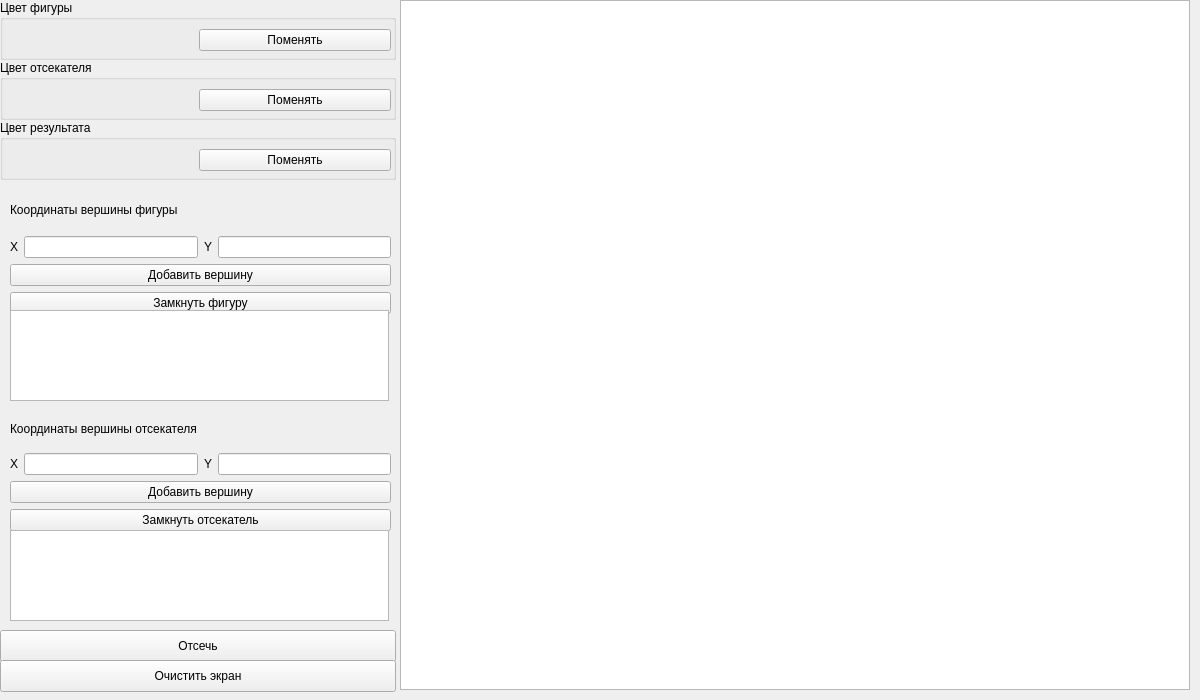
<?xml version="1.0" encoding="UTF-8"?>
<ui version="4.0">
 <class>MainWindow</class>
 <widget class="QMainWindow" name="MainWindow">
  <property name="geometry">
   <rect>
    <x>0</x>
    <y>0</y>
    <width>1200</width>
    <height>700</height>
   </rect>
  </property>
  <property name="windowTitle">
   <string>MainWindow</string>
  </property>
  <widget class="QWidget" name="centralwidget">
   <widget class="QGraphicsView" name="graphicsView">
    <property name="geometry">
     <rect>
      <x>400</x>
      <y>0</y>
      <width>790</width>
      <height>690</height>
     </rect>
    </property>
    <property name="minimumSize">
     <size>
      <width>740</width>
      <height>690</height>
     </size>
    </property>
   </widget>
   <widget class="QGroupBox" name="groupBox">
    <property name="geometry">
     <rect>
      <x>0</x>
      <y>0</y>
      <width>396</width>
      <height>60</height>
     </rect>
    </property>
    <property name="maximumSize">
     <size>
      <width>16777215</width>
      <height>60</height>
     </size>
    </property>
    <property name="title">
     <string>Цвет фигуры</string>
    </property>
    <widget class="QWidget" name="horizontalLayoutWidget_2">
     <property name="geometry">
      <rect>
       <x>0</x>
       <y>20</y>
       <width>391</width>
       <height>41</height>
      </rect>
     </property>
     <layout class="QHBoxLayout" name="horizontalLayout_2">
      <item>
       <widget class="QWidget" name="figure_color_preview" native="true"/>
      </item>
      <item>
       <widget class="QPushButton" name="btn_figure_color_change">
        <property name="text">
         <string>Поменять</string>
        </property>
       </widget>
      </item>
     </layout>
    </widget>
   </widget>
   <widget class="QGroupBox" name="groupBox_2">
    <property name="geometry">
     <rect>
      <x>0</x>
      <y>60</y>
      <width>396</width>
      <height>60</height>
     </rect>
    </property>
    <property name="maximumSize">
     <size>
      <width>16777215</width>
      <height>60</height>
     </size>
    </property>
    <property name="title">
     <string>Цвет отсекателя</string>
    </property>
    <widget class="QWidget" name="horizontalLayoutWidget_3">
     <property name="geometry">
      <rect>
       <x>0</x>
       <y>20</y>
       <width>391</width>
       <height>41</height>
      </rect>
     </property>
     <layout class="QHBoxLayout" name="horizontalLayout_3">
      <item>
       <widget class="QWidget" name="clip_color_preview" native="true"/>
      </item>
      <item>
       <widget class="QPushButton" name="btn_clip_color_change">
        <property name="text">
         <string>Поменять</string>
        </property>
       </widget>
      </item>
     </layout>
    </widget>
   </widget>
   <widget class="QPushButton" name="btn_cut">
    <property name="geometry">
     <rect>
      <x>0</x>
      <y>630</y>
      <width>396</width>
      <height>32</height>
     </rect>
    </property>
    <property name="text">
     <string>Отсечь</string>
    </property>
   </widget>
   <widget class="QPushButton" name="btn_clear">
    <property name="geometry">
     <rect>
      <x>0</x>
      <y>660</y>
      <width>396</width>
      <height>32</height>
     </rect>
    </property>
    <property name="text">
     <string>Очистить экран</string>
    </property>
   </widget>
   <widget class="QGroupBox" name="groupBox_3">
    <property name="geometry">
     <rect>
      <x>0</x>
      <y>120</y>
      <width>396</width>
      <height>60</height>
     </rect>
    </property>
    <property name="maximumSize">
     <size>
      <width>16777215</width>
      <height>60</height>
     </size>
    </property>
    <property name="title">
     <string>Цвет результата</string>
    </property>
    <widget class="QWidget" name="horizontalLayoutWidget_4">
     <property name="geometry">
      <rect>
       <x>0</x>
       <y>20</y>
       <width>391</width>
       <height>41</height>
      </rect>
     </property>
     <layout class="QHBoxLayout" name="horizontalLayout_4">
      <item>
       <widget class="QWidget" name="result_color_preview" native="true"/>
      </item>
      <item>
       <widget class="QPushButton" name="btn_result_color_change">
        <property name="text">
         <string>Поменять</string>
        </property>
       </widget>
      </item>
     </layout>
    </widget>
   </widget>
   <widget class="QWidget" name="layoutWidget">
    <property name="geometry">
     <rect>
      <x>10</x>
      <y>190</y>
      <width>381</width>
      <height>124</height>
     </rect>
    </property>
    <layout class="QVBoxLayout" name="verticalLayout">
     <item>
      <widget class="QLabel" name="label">
       <property name="text">
        <string>Координаты вершины фигуры</string>
       </property>
      </widget>
     </item>
     <item>
      <layout class="QHBoxLayout" name="horizontalLayout_12">
       <item>
        <widget class="QLabel" name="label_6">
         <property name="text">
          <string>X</string>
         </property>
        </widget>
       </item>
       <item>
        <widget class="QLineEdit" name="input_x_vertex_figure"/>
       </item>
       <item>
        <widget class="QLabel" name="label_7">
         <property name="text">
          <string>Y</string>
         </property>
        </widget>
       </item>
       <item>
        <widget class="QLineEdit" name="input_y_vertex_figure"/>
       </item>
      </layout>
     </item>
     <item>
      <widget class="QPushButton" name="btn_add_figure_vertex">
       <property name="text">
        <string>Добавить вершину</string>
       </property>
      </widget>
     </item>
     <item>
      <widget class="QPushButton" name="btn_close_figure">
       <property name="text">
        <string>Замкнуть фигуру</string>
       </property>
      </widget>
     </item>
    </layout>
   </widget>
   <widget class="QWidget" name="layoutWidget">
    <property name="geometry">
     <rect>
      <x>10</x>
      <y>410</y>
      <width>381</width>
      <height>121</height>
     </rect>
    </property>
    <layout class="QVBoxLayout" name="verticalLayout_2">
     <item>
      <widget class="QLabel" name="label_3">
       <property name="text">
        <string>Координаты вершины отсекателя</string>
       </property>
      </widget>
     </item>
     <item>
      <layout class="QHBoxLayout" name="horizontalLayout_13">
       <item>
        <widget class="QLabel" name="label_8">
         <property name="text">
          <string>X</string>
         </property>
        </widget>
       </item>
       <item>
        <widget class="QLineEdit" name="input_x_vertex_clip"/>
       </item>
       <item>
        <widget class="QLabel" name="label_9">
         <property name="text">
          <string>Y</string>
         </property>
        </widget>
       </item>
       <item>
        <widget class="QLineEdit" name="input_y_vertex_clip"/>
       </item>
      </layout>
     </item>
     <item>
      <widget class="QPushButton" name="btn_add_clip_vertex">
       <property name="text">
        <string>Добавить вершину</string>
       </property>
      </widget>
     </item>
     <item>
      <widget class="QPushButton" name="btn_close_clip">
       <property name="text">
        <string>Замкнуть отсекатель</string>
       </property>
      </widget>
     </item>
    </layout>
   </widget>
   <widget class="QPlainTextEdit" name="clip_points">
    <property name="geometry">
     <rect>
      <x>10</x>
      <y>530</y>
      <width>379</width>
      <height>91</height>
     </rect>
    </property>
    <property name="readOnly">
     <bool>true</bool>
    </property>
   </widget>
   <widget class="QPlainTextEdit" name="figure_points">
    <property name="geometry">
     <rect>
      <x>10</x>
      <y>310</y>
      <width>379</width>
      <height>91</height>
     </rect>
    </property>
    <property name="readOnly">
     <bool>true</bool>
    </property>
   </widget>
  </widget>
 </widget>
 <resources/>
 <connections/>
</ui>
